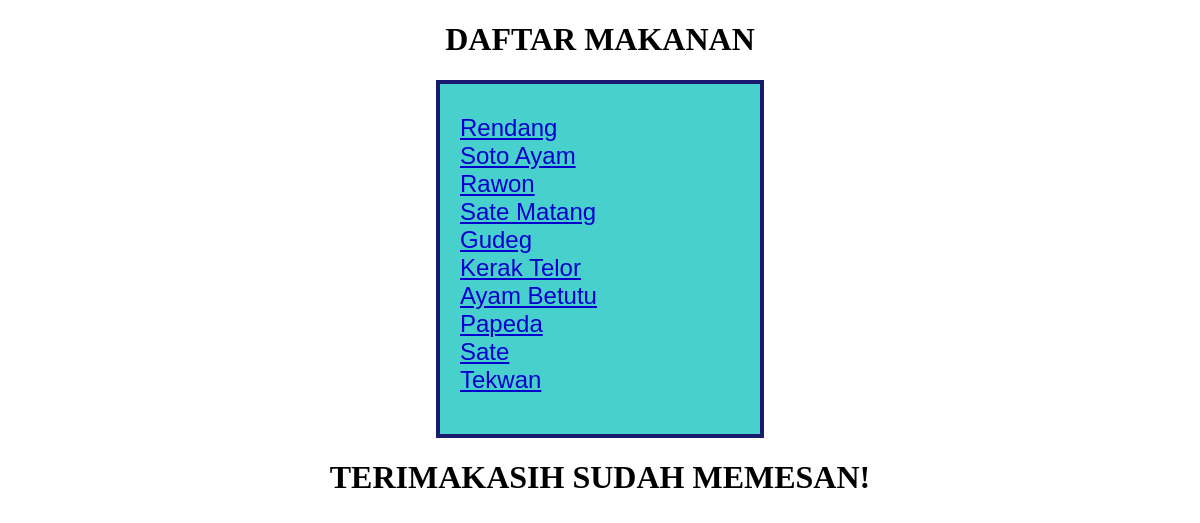
Screenshot of /latihan5c/index.php with the database file from the repository.
### tables this page shows
CREATE TABLE `makanan` (
  `id` int(11) NOT NULL,
  `nama` char(35) NOT NULL,
  `asal` char(15) NOT NULL,
  `bahan` char(20) NOT NULL,
  `harga` int(11) NOT NULL,
  `gambar` char(20) NOT NULL
);

### latihan5c/php/functions.php (called while the page is built)
<?php
    function koneksi(){
        $conn = mysqli_connect("localhost", "root", "") or die ("Koneksi ke DB gagal!");
        mysqli_select_db($conn, "tubes_193040022") or die ("Database Salah!");
        return $conn;
    }
    function query($sql) {
        $conn = koneksi();
        $result = mysqli_query($conn, "$sql");
        $rows = [];
        while ($row = mysqli_fetch_assoc($result)) {
            $rows[] = $row;
        }
        return $rows;
    }
?>

### latihan5c/index.php (the view, shortened to what this page needs)
<?php
require 'php/functions.php';
$makanan = query("SELECT * FROM makanan");
?>
<!DOCTYPE html>
<html lang="en">
<head>
</head>
<body>
    <h1>
        <center>DAFTAR MAKANAN</center>
    </h1>
    <div class="container">
        <?php foreach ($makanan as $mkn) : ?>
            <div class="nama">
                <a href="php/detail.php?id=<?= $mkn['id']; ?>">
                    <?= $mkn["nama"]; ?>
                </a>
            </div>
        <?php endforeach; ?>
    </div>
    <h1>
        <center>TERIMAKASIH SUDAH MEMESAN!</center>
    </h1>
</body>
</html>

### latihan5c/index.php (style rules this page uses)
.container { border: 4px solid #191970; background-color: #48D1CC; width: 300px; height: 300px; margin: auto; padding: 30px 0 20px 20px; font-family: arial; font-size: x-large; }
a:link { color: #0000CD; }

### rows the page displays
makanan: nama "Rendang"
makanan: nama "Soto Ayam"
makanan: nama "Rawon"
makanan: nama "Sate Matang"
makanan: nama "Gudeg"
makanan: nama "Kerak Telor"
makanan: nama "Ayam Betutu"
makanan: nama "Papeda"
makanan: nama "Sate"
makanan: nama "Tekwan"
